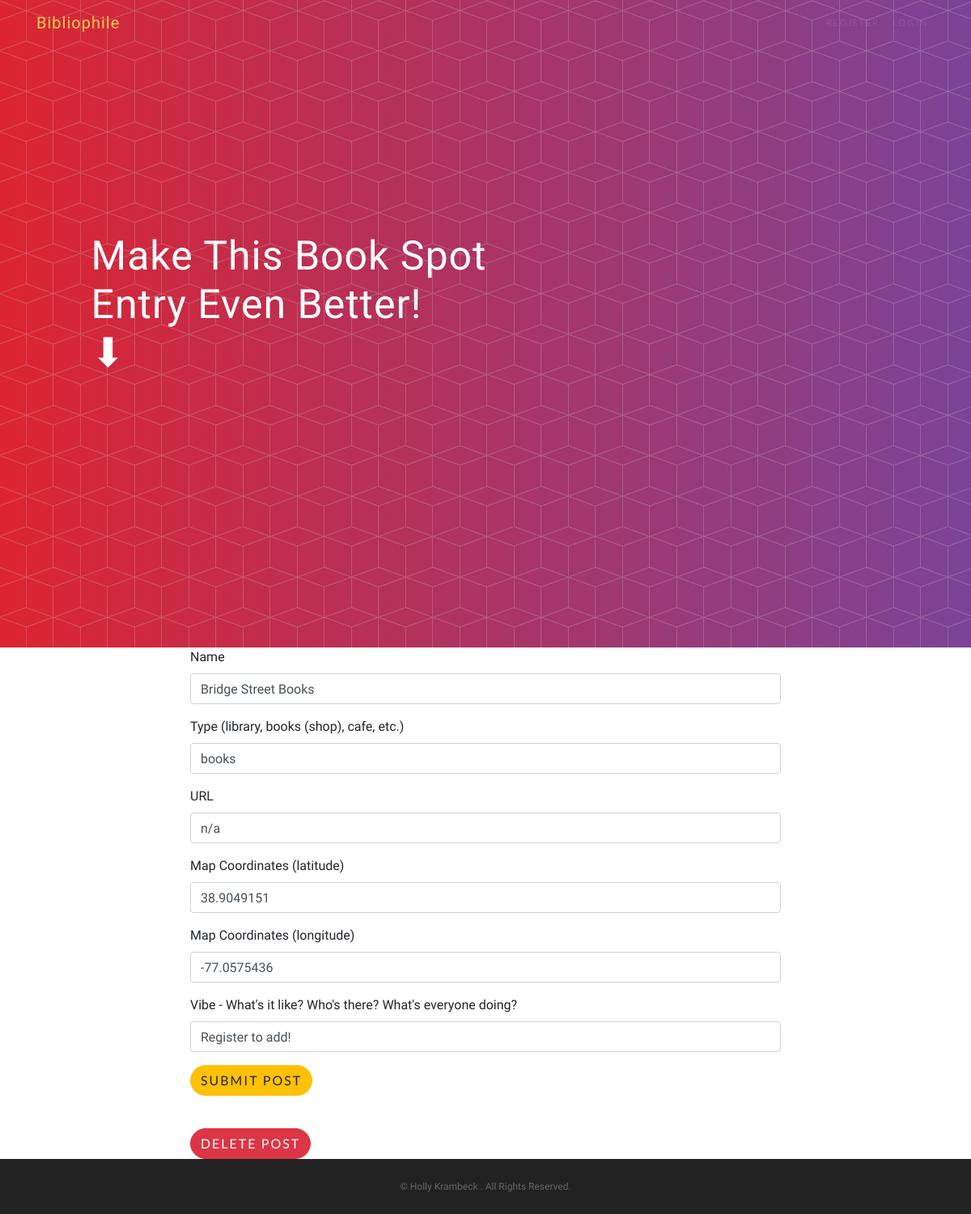
The page /edit_post/2 on the database its author committed.
### main.py (models this page shows)
class PlacePost(db.Model):
    __tablename__ = "place_posts"
    id = db.Column(db.Integer, primary_key=True)
    name = db.Column(db.String(), nullable=False)
    type = db.Column(db.String(), nullable=False)
    website = db.Column(db.String(), nullable=False)
    lat = db.Column(db.Float(), nullable=False)
    lon = db.Column(db.Float(), nullable=False)
    vibe = db.Column(db.Text(), nullable=False)

### main.py (the view, shortened to what this page needs)
@app.route('/edit_post/<int:num>', methods=['GET', 'POST'])
def edit_post(num):
    place = db.session.query(PlacePost).filter_by(id=num).first()
    edit_form = CreatePlaceForm(
        name=place.name,
        type=place.type,
        website=place.website,
        lat=place.lat,
        lon=place.lon,
        vibe=place.vibe
    )
    return render_template("edit_post.html", form=edit_form, is_edit=True, num=num, logged_in=current_user.is_authenticated)

### forms.py
class CreatePlaceForm(FlaskForm):
    name = StringField("Name", validators=[DataRequired()])
    type = StringField("Type (library, books (shop), cafe, etc.)", validators=[DataRequired()])
    website = StringField("URL")
    lat = FloatField("Map Coordinates (latitude)")
    lon = FloatField("Map Coordinates (longitude)")
    vibe = StringField("Vibe - What's it like? Who's there? What's everyone doing?")
    submit = SubmitField("Submit Post")

### templates/edit_post.html (shortened to what this page needs)
{% import "bootstrap/wtf.html" as wtf %}
{% include "header.html" %}
{% include "nav.html" %}
<body>
  <header class="masthead">
    <div class="container">
      <div class="row h-100">
        <div class="col-lg-7 my-auto">
          <div class="header-content mx-auto">
            <h1 class="mb-5">Make This Book Spot Entry Even Better!<br>   ⬇ </h1>
          </div>
        </div>
        </div>
      </div>
  </header>
  <div class="container">
    <div class="row">
      <div class="col-lg-8 col-md-10 mx-auto">
        {{ wtf.quick_form(form, novalidate=True, button_map={"submit": "warning"}) }}
        <br>
        <a class="btn btn-danger float-left" href="{{url_for('delete_post', num=num)}}">Delete Post</a>
      </div>
    </div>
  </div>
</body>
{% include "footer.html" %}

### rows shown on the page
PlacePost: name "Bridge Street Books", type "books", website "n/a", lat "38.9049151", lon "-77.0575436", vibe "Register to add!"
